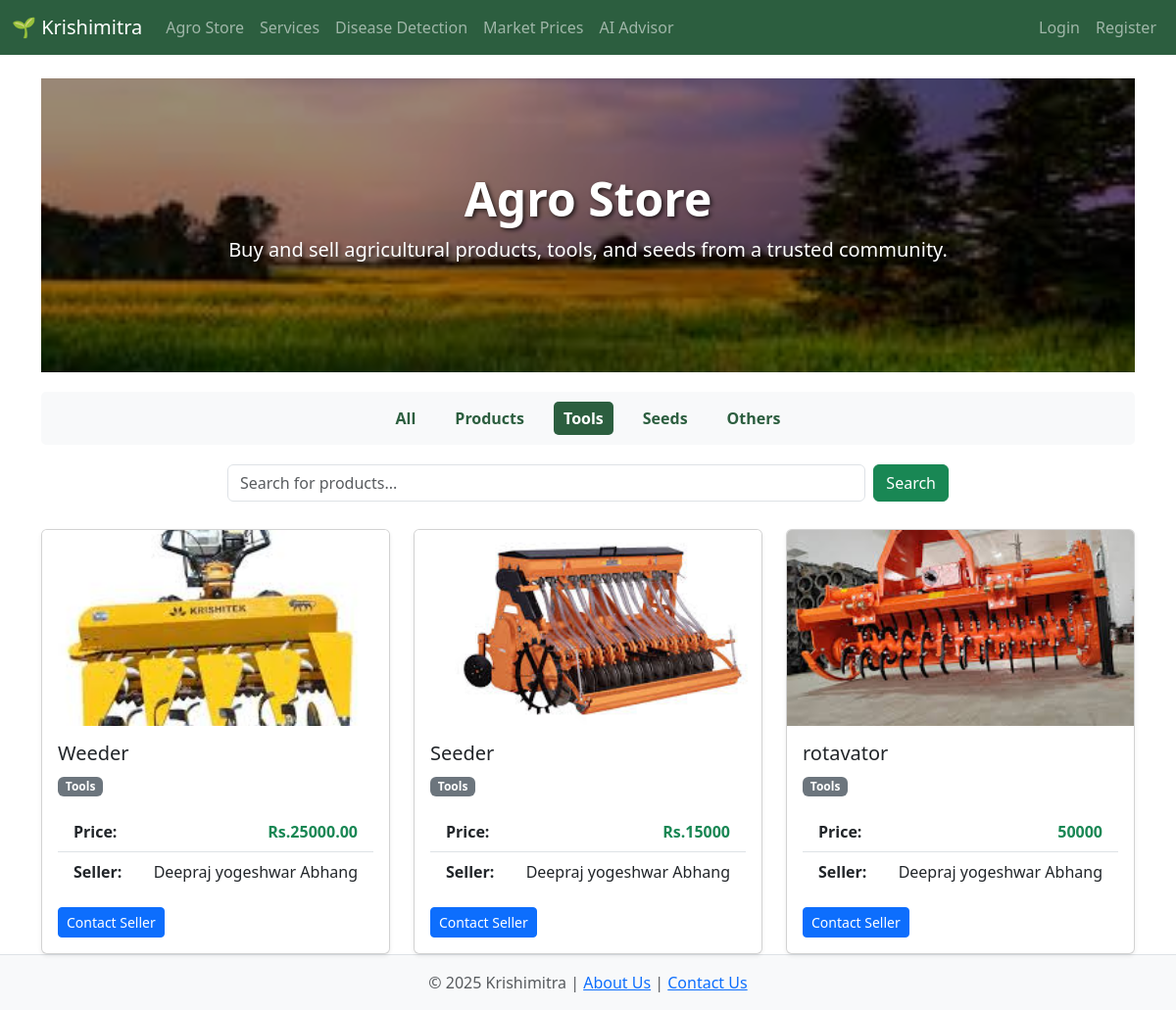
/store?category=Tools, run on the app's committed database.
### app.py (models this page shows)
class Product(db.Model):
    id = db.Column(db.Integer, primary_key=True)
    name = db.Column(db.String(100), nullable=False)
    category = db.Column(db.String(50), nullable=False)
    description = db.Column(db.Text, nullable=False)
    price = db.Column(db.String(50), nullable=False)
    image = db.Column(db.String(100), nullable=False)
    seller_id = db.Column(db.Integer, db.ForeignKey('user.id'), nullable=False)

class User(db.Model):
    id = db.Column(db.Integer, primary_key=True)
    name = db.Column(db.String(100), nullable=False)
    email = db.Column(db.String(120), unique=True, nullable=False)
    mobile = db.Column(db.String(20), unique=True, nullable=False)
    password = db.Column(db.String(200), nullable=False)
    role = db.Column(db.String(20), nullable=False)
    products = db.relationship('Product', backref='seller_user', lazy=True)
    services = db.relationship('Service', backref='provider', lazy=True)

### app.py (the view)
@app.route('/store')
def store():
    query = Product.query
    search_term, category = request.args.get('search', '').lower(), request.args.get('category')
    if category: query = query.filter(Product.category == category)
    if search_term: query = query.filter(or_(Product.name.ilike(f'%{search_term}%'), Product.description.ilike(f'%{search_term}%')))
    products = query.order_by(Product.id.desc()).all()
    amazon_link, flipkart_link = None, None
    if not products and search_term:
        url_safe_keyword = quote_plus(search_term)
        amazon_link = f"https://www.amazon.in/s?k={url_safe_keyword}"
        flipkart_link = f"https://www.flipkart.com/search?q={url_safe_keyword}"
    return render_template('store.html', products=products, active_category=category, search_query=search_term, amazon_link=amazon_link, flipkart_link=flipkart_link)

### templates/store.html (shortened to what this page needs)
{% extends 'base.html' %}
{% block content %}
<div class="store-banner">
    <div class="store-banner-overlay"></div>
    <div class="store-banner-content">
        <h1 class="display-5 fw-bold">Agro Store</h1>
        <p class="lead">Buy and sell agricultural products, tools, and seeds from a trusted community.</p>
    </div>
</div>
<div class="category-nav">
    <a href="{{ url_for('store') }}" class="{% if not active_category %}active{% endif %}">All</a>
    <a href="{{ url_for('store', category='Products') }}" class="{% if active_category == 'Products' %}active{% endif %}">Products</a>
    <a href="{{ url_for('store', category='Tools') }}" class="{% if active_category == 'Tools' %}active{% endif %}">Tools</a>
    <a href="{{ url_for('store', category='Seeds') }}" class="{% if active_category == 'Seeds' %}active{% endif %}">Seeds</a>
    <a href="{{ url_for('store', category='Others') }}" class="{% if active_category == 'Others' %}active{% endif %}">Others</a>
</div>
<div class="row justify-content-center">
    <div class="col-md-8">
        <form method="GET" action="{{ url_for('store') }}" class="d-flex">
            <input class="form-control me-2" type="search" name="search" placeholder="Search for products..." value="{{ search_query or '' }}">
            <button class="btn btn-success" type="submit">Search</button>
        </form>
    </div>
</div>
<div class="row row-cols-1 row-cols-md-2 row-cols-lg-3 g-4 mt-1">
    {% for product in products %}
    <div class="col">
        <div class="card h-100 shadow-sm">
            <img src="{{ url_for('static', filename='product_uploads/' + product.image) }}" class="card-img-top" alt="{{ product.name }}" style="height: 200px; object-fit: cover;">
            <div class="card-body d-flex flex-column">
                <h5 class="card-title">{{ product.name }}</h5>
                <p class="card-text text-muted"><span class="badge bg-secondary">{{ product.category }}</span></p>
                <ul class="list-group list-group-flush flex-grow-1 mb-3">
                    <li class="list-group-item">
                        <strong>Price:</strong>
                        <span class="float-end text-success fw-bold">{{ product.price }}</span>
                    </li>
                    <li class="list-group-item">
                        <strong>Seller:</strong>
                        <span class="float-end">{{ product.seller_user.name }}</span>
                    </li>
                </ul>
                <div class="mt-auto d-flex justify-content-between align-items-center">
                    <a href="{{ url_for('conversation_start_product', product_id=product.id) }}" class="btn btn-primary btn-sm">Contact Seller</a>
                </div>
            </div>
        </div>
    </div>
    {% endfor %}
</div>
{% endblock %}

### static/css/style.css (style rules this page uses)
.store-banner { position: relative; background: url('../images/store-banner.jpg') no-repeat center center; background-size: cover; height: 300px; display: flex; align-items: center; justify-content: center; color: white; text-shadow: 2px 2px 4px rgba(0,0,0,0.7); }
.store-banner-overlay { position: absolute; top: 0; left: 0; right: 0; bottom: 0; background: rgba(0, 0, 0, 0.4); }
.store-banner-content { position: relative; z-index: 1; text-align: center; }
.category-nav { display: flex; justify-content: center; gap: 20px; margin: 20px 0; padding: 10px; background: #f8f9fa; border-radius: 5px; }
.category-nav a { text-decoration: none; color: #2c5e3f; font-weight: bold; padding: 5px 10px; border-radius: 5px; transition: background-color 0.3s; }
.category-nav a:hover, .category-nav a.active { background-color: #2c5e3f; color: white; }
.form-control, .form-select { transition: border-color 0.3s ease, box-shadow 0.3s ease; }

### data on the page
Product: image (picture), name "Weeder", category "Tools", price "Rs.25000.00", seller_user.name "Deepraj yogeshwar Abhang"
Product: image (picture), name "Seeder", category "Tools", price "Rs.15000", seller_user.name "Deepraj yogeshwar Abhang"
Product: image+name (picture), name "rotavator", category "Tools", price "50000", seller_user.name "Deepraj yogeshwar Abhang"
